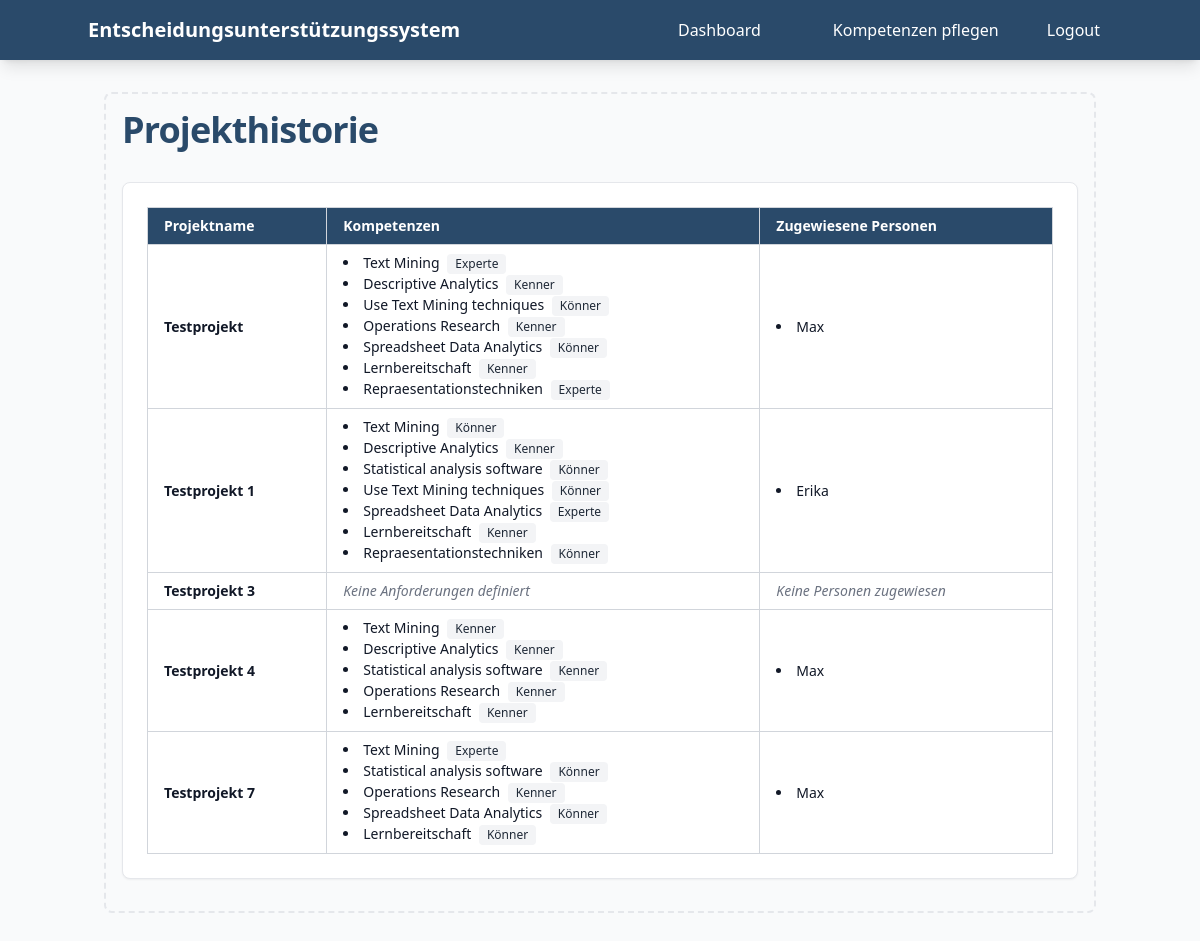
The app's page /history (signed in) with its own data.
### main.py (models this page shows, shortened)
class Project(db.Model):
    id = db.Column(db.Integer, primary_key=True)
    project_name = db.Column(db.String(100), nullable=False)
    status = db.Column(db.String(100))  # Projektstatus ( "Aktiv", "Abgeschlossen")
    notiz = db.Column(db.Text)
    requirements = db.relationship('ProjectRequirement', backref='project', lazy=True)  # 1:n zu Anforderungen
    users = db.relationship('Users', secondary=projekt_user, backref='projects')  # Zugewiesene Nutzer

class ProjectRequirement(db.Model):
    id = db.Column(db.Integer, primary_key=True)
    project_id = db.Column(db.Integer, db.ForeignKey('project.id'), nullable=False)
    knowledge_skill_id = db.Column(db.Integer, db.ForeignKey('knowledge_skills.id'), nullable=False)
    competence_level = db.Column(db.String(20))
    knowledge_skill = db.relationship('KnowledgeSkills')

class KnowledgeSkills(db.Model):
    id = db.Column(db.Integer, primary_key=True)
    name = db.Column(db.String(100), nullable=False)
    competence_id = db.Column(db.Integer, db.ForeignKey('competence.id'), nullable=False)
    user_assignments = db.relationship('UsersCompetence', backref='knowledge_skill', lazy=True)

class Users(db.Model, UserMixin):
    id = db.Column(db.Integer, primary_key=True)
    name = db.Column(db.String(100), nullable=False)
    email = db.Column(db.String(100), nullable=False, unique=True)
    admin = db.Column(db.Boolean, default=False, nullable=False)
    password_hash = db.Column(db.String(128))  # Gehashtes Passwort
    should_update_competences = db.Column(db.Boolean, default=False, nullable=False)
    competences = db.relationship('UsersCompetence', backref='user')
    @property
    def password(self):
        raise AttributeError('Passwort ist nicht lesbar')

### main.py (the view)
@app.route('/history', methods=['GET', 'POST'])
@login_required
def history():
    form = AdminCompetenceForm()
    projekte = Project.query.filter_by(status='Abgeschlossen').options(
        db.joinedload(Project.requirements).joinedload(ProjectRequirement.knowledge_skill),
        db.joinedload(Project.users)
    ).all()
    return render_template('history.html', projekte=projekte, form=form)

### main.py (called while the page is built)
@login_manager.user_loader
def load_user(user_id):
    return Users.query.get(int(user_id))

### templates/history.html (shortened to what this page needs)
{% extends 'base.html' %}
{% block content %}
<div class="max-w-6xl mx-auto">
   <div class="p-4 border-2 border-gray-200 border-dashed rounded-lg dark:border-gray-700">
      <div class="mb-4 flex items-center justify-between">
         <h1 class="mb-4 text-4xl font-bold tracking-tight text-[#2A4A6A] dark:text-white">Projekthistorie</h1>
      </div>
      <div class="grid grid-cols-1 md:grid-cols-1 gap-4 mb-4">
        <div class="w-full p-6 bg-white border border-gray-200 rounded-lg shadow-sm dark:bg-gray-800 dark:border-gray-700">
          {% if projekte %}
          <div class="overflow-x-auto">
            <table class="w-full text-sm text-left text-white dark:text-gray-300 border-collapse border border-gray-300 dark:border-gray-600" role="table" aria-label="Abgeschlossene Projekte">
                <thead class="bg-[#2A4A6A] dark:bg-gray-700">
                    <tr role="row">
                      <th class="border border-gray-300 dark:border-gray-600 px-4 py-2" role="columnheader" scope="col">Projektname</th>
                      <th class="border border-gray-300 dark:border-gray-600 px-4 py-2" role="columnheader" scope="col">Kompetenzen</th>
                      <th class="border border-gray-300 dark:border-gray-600 px-4 py-2" role="columnheader" scope="col">Zugewiesene Personen</th>
                    </tr>
                </thead>
                <tbody>
                    {% for projekt in projekte %}
                        <tr class="bg-white dark:bg-gray-800 border-b border-gray-300 dark:border-gray-700" role="row">
                          <td class="border border-gray-300 dark:border-gray-600 px-4 py-2 font-semibold text-gray-900 dark:text-white" role="cell">
                              {{ projekt.project_name }}
                          </td>
                          <td class="border border-gray-300 dark:border-gray-600 px-4 py-2 text-sm text-gray-900" role="cell">
                            {% if projekt.requirements %}
                                <ul class="list-disc list-inside" role="list">
                                {% for requirement in projekt.requirements %}
                                    <li class="dark:text-gray-300" role="listitem">
                                        {% if requirement.knowledge_skill %}
                                            <span class="font-medium">{{ requirement.knowledge_skill.name }}</span>
                                            {% if requirement.competence_level %}
                                                <span class="inline-flex items-center px-2 py-0.5 rounded text-xs font-medium bg-gray-100 text-gray-800 dark:bg-gray-700 dark:text-gray-300 ml-1">
                                                  {{ requirement.competence_level }}
                                                </span>
                                            {% endif %}
                                        {% endif %}
                                    </li>
                                {% endfor %}
                                </ul>
                            {% else %}
                                <span class="text-gray-500 dark:text-gray-400 italic">Keine Anforderungen definiert</span>
                            {% endif %}
                          </td>
                          <td class="border border-gray-300 dark:border-gray-600 px-4 py-2 text-sm text-gray-900 dark:text-gray-300" role="cell">
                              {% set normal_users = projekt.users|selectattr('admin', 'equalto', false)|list %}
                              {% if normal_users %}
                                  <ul class="list-disc list-inside" role="list">
                                      {% for user in normal_users %}
                                          <li class="dark:text-gray-300" role="listitem">
                                              <span class="font-medium">{{ user.name }}</span>
                                          </li>
                                      {% endfor %}
                                  </ul>
                              {% else %}
                                  <span class="text-gray-500 dark:text-gray-400 italic">Keine Personen zugewiesen</span>
                              {% endif %}
                          </td>
                        </tr>
                    {% endfor %}
                </tbody>
            </table>
          </div>
          {% endif %}
        </div>
      </div>
    </div>
</div>
{% endblock %}

### records on screen
Project: project_name "Testprojekt"
ProjectRequirement: knowledge_skill.name "Text Mining", competence_level "Experte"
ProjectRequirement: knowledge_skill.name "Descriptive Analytics", competence_level "Kenner"
ProjectRequirement: knowledge_skill.name "Use Text Mining techniques", competence_level "Könner"
ProjectRequirement: knowledge_skill.name "Operations Research", competence_level "Kenner"
ProjectRequirement: knowledge_skill.name "Spreadsheet Data Analytics", competence_level "Könner"
ProjectRequirement: knowledge_skill.name "Lernbereitschaft", competence_level "Kenner"
ProjectRequirement: knowledge_skill.name "Repraesentationstechniken", competence_level "Experte"
Users: name "Max"
Project: project_name "Testprojekt 1"
ProjectRequirement: knowledge_skill.name "Text Mining", competence_level "Könner"
ProjectRequirement: knowledge_skill.name "Descriptive Analytics", competence_level "Kenner"
ProjectRequirement: knowledge_skill.name "Statistical analysis software", competence_level "Könner"
ProjectRequirement: knowledge_skill.name "Use Text Mining techniques", competence_level "Könner"
ProjectRequirement: knowledge_skill.name "Spreadsheet Data Analytics", competence_level "Experte"
ProjectRequirement: knowledge_skill.name "Lernbereitschaft", competence_level "Kenner"
ProjectRequirement: knowledge_skill.name "Repraesentationstechniken", competence_level "Könner"
Users: name "Erika"
Project: project_name "Testprojekt 3", shows "Keine Anforderungen definiert", shows "Keine Personen zugewiesen"
Project: project_name "Testprojekt 4"
ProjectRequirement: knowledge_skill.name "Text Mining", competence_level "Kenner"
ProjectRequirement: knowledge_skill.name "Descriptive Analytics", competence_level "Kenner"
ProjectRequirement: knowledge_skill.name "Statistical analysis software", competence_level "Kenner"
ProjectRequirement: knowledge_skill.name "Operations Research", competence_level "Kenner"
ProjectRequirement: knowledge_skill.name "Lernbereitschaft", competence_level "Kenner"
Project: project_name "Testprojekt 7"
ProjectRequirement: knowledge_skill.name "Text Mining", competence_level "Experte"
ProjectRequirement: knowledge_skill.name "Statistical analysis software", competence_level "Könner"
ProjectRequirement: knowledge_skill.name "Operations Research", competence_level "Kenner"
ProjectRequirement: knowledge_skill.name "Spreadsheet Data Analytics", competence_level "Könner"
ProjectRequirement: knowledge_skill.name "Lernbereitschaft", competence_level "Könner"
